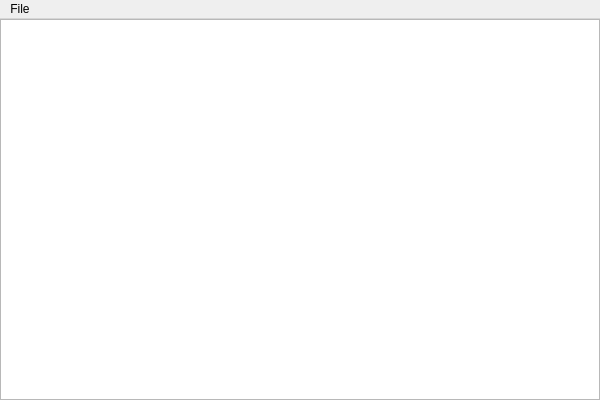
<?xml version="1.0" encoding="UTF-8"?>
<ui version="4.0">
 <class>LogViewerClass</class>
 <widget class="QMainWindow" name="LogViewerClass">
  <property name="geometry">
   <rect>
    <x>0</x>
    <y>0</y>
    <width>600</width>
    <height>400</height>
   </rect>
  </property>
  <property name="windowTitle">
   <string>LogViewer</string>
  </property>
  <widget class="QWidget" name="centralWidget">
   <layout class="QVBoxLayout" name="verticalLayout">
    <property name="spacing">
     <number>0</number>
    </property>
    <property name="leftMargin">
     <number>0</number>
    </property>
    <property name="topMargin">
     <number>0</number>
    </property>
    <property name="rightMargin">
     <number>0</number>
    </property>
    <property name="bottomMargin">
     <number>0</number>
    </property>
    <item>
     <layout class="QHBoxLayout" name="horizontalLayout">
      <property name="spacing">
       <number>0</number>
      </property>
      <item>
       <widget class="QTextEdit" name="textEdit"/>
      </item>
     </layout>
    </item>
   </layout>
  </widget>
  <widget class="QMenuBar" name="menuBar">
   <property name="geometry">
    <rect>
     <x>0</x>
     <y>0</y>
     <width>600</width>
     <height>21</height>
    </rect>
   </property>
   <widget class="QMenu" name="menuFile">
    <property name="contextMenuPolicy">
     <enum>Qt::DefaultContextMenu</enum>
    </property>
    <property name="acceptDrops">
     <bool>false</bool>
    </property>
    <property name="title">
     <string>File</string>
    </property>
    <addaction name="actionOpen"/>
    <addaction name="actionQuit"/>
   </widget>
   <addaction name="menuFile"/>
  </widget>
  <action name="actionOpen">
   <property name="text">
    <string>Open</string>
   </property>
   <property name="iconVisibleInMenu">
    <bool>true</bool>
   </property>
  </action>
  <action name="actionQuit">
   <property name="text">
    <string>Quit</string>
   </property>
  </action>
 </widget>
 <layoutdefault spacing="6" margin="11"/>
 <resources>
  <include location="LogViewer.qrc"/>
 </resources>
 <connections/>
</ui>
